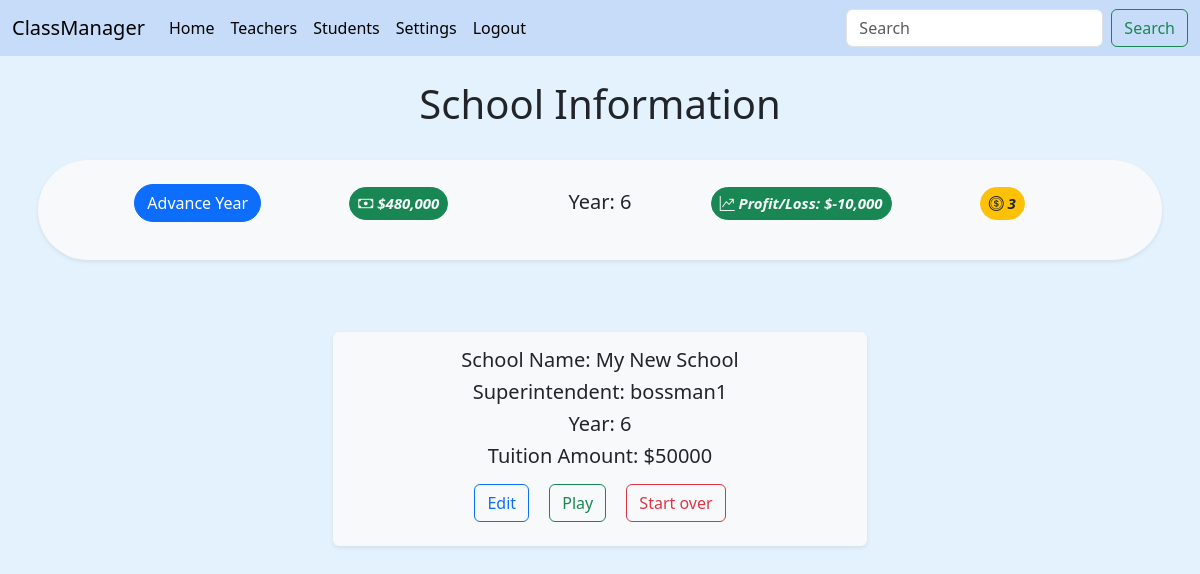
Page /settings (signed in) on the earlier database version.
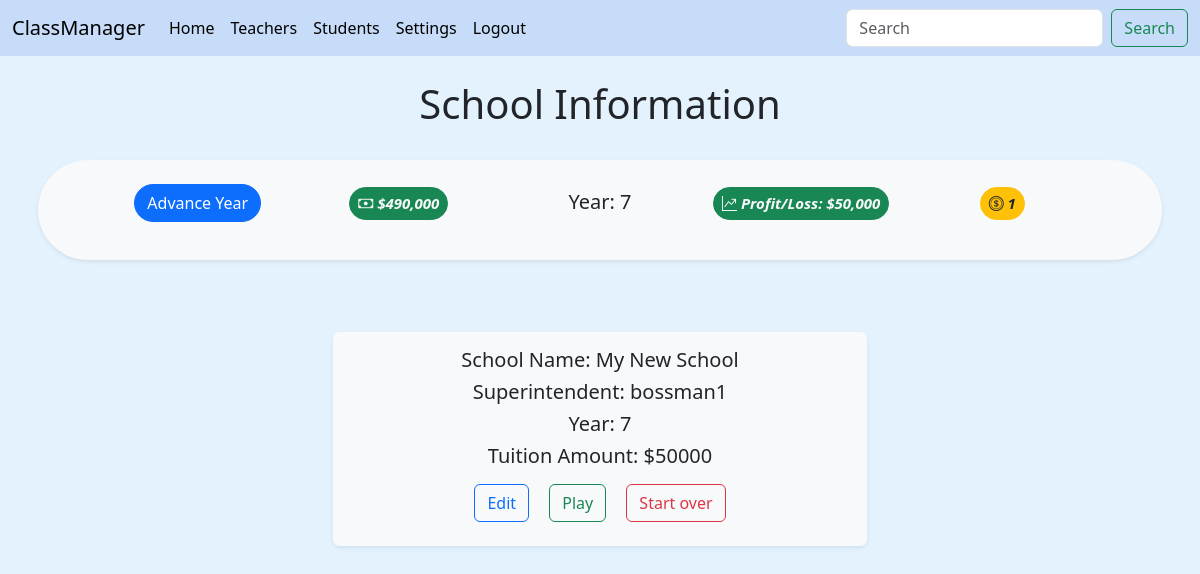
Same page on the later database version.
### main/models.py (models this page shows, shortened)
class School(AbstractUser):
    name = models.CharField(max_length=30, default="My New School")
    year = models.IntegerField(default=1)
    actionTokens = models.IntegerField(default=3)
    money = models.IntegerField(validators=[MinValueValidator(0), MaxValueValidator(1000000000)], blank=True, null=True, default=500000)
    tuition = models.IntegerField(validators=[MinValueValidator(0), MaxValueValidator(100000)], blank=True, null=True, default=50000)
    def checkTokens(self):
        return self.actionTokens

### main/views.py (the view, shortened to what this page needs)
# urls.py: path('settings', views.settings, name='settings'),
@login_required(login_url="main:login_view")
def settings(request):
    school = get_object_or_404(School, id=request.user.id)
    schoolForm = SignUpForm(instance=school)
    costs = computeFinancials(school)
    return render(request, "main/settings.html", {
        'school': school,
        'schoolForm': schoolForm,
        'costs': costs,
    })

### main/forms.py (shortened to what this page needs)
class SignUpForm(UserCreationForm):
        class Meta:
                model = School
                fields = ['username', 'password1', 'password2', 'name', 'tuition']
                widgets = {
                    "sent_to" : forms.TextInput(attrs={'class':'form-control', 'placeholder':""}),
                }

### main/gameFunctions.py (called while the page is built)
def computeFinancials(school):
    teachers = Teacher.objects.filter(school_id=school.id)
    studentCount = Student.objects.filter(school_id=school.id).count()
    tuition = school.tuition
    profit = tuition*studentCount
    losses = sum(teacher.salary for teacher in teachers)
    return profit-losses

### main/templates/main/settings.html (shortened to what this page needs)
{% extends "main/base.html" %}
{% block content %}
{% load static %}
<h1><center>School Information</center></h1>
<br>
{% include 'main/menubar.html' %}
<br>
<div class="container text-center">
    <div class="row justify-content-center">
        <div class="col-md-6 text-center">
            <div id="school-container" class="shadow-sm p-3 mb-5 bg-body-tertiary rounded bg-light">
                {% if school %}
                <h5>School Name: {{school.name}}</h5>
                <h5>Superintendent: {{school.username}}</h5>
                <h5>Year: {{school.year}}</h5>
                <h5>Tuition Amount: ${{school.tuition}}</h5>
                <div id="start_create_school">
                    <button class="m-2 toggler btn btn-outline-primary" id="school">Edit</button>
                    <a href="{% url 'main:home' %}"><button class="m-2 toggler btn btn-outline-success">Play</button></a>
                    <a href="{% url 'main:delete' school.id 'school' %}"><button type="button" class="m-2 btn btn-outline-danger">Start over</button></a>
                </div>
                {% endif %}
            </div>
        </div>
    </div>
</div>
<br>
{% endblock %}

### main/templates/main/menubar.html (shortened to what this page needs)
{% load humanize %}
<div class="row g-2 text-center">
    <div class="badge rounded-pill bg-light text-dark shadow-sm p-3 mb-5 bg-body-tertiary rounded">
    <a class="col-2 m-2 d-inline-flex justify-content-center title-header" href="{% url 'main:nextYear' %}"><button type="button"
        class="btn btn-primary rounded-pill">Advance Year</button></a>
    <h5 class="col-2 m-2 d-inline-flex justify-content-center"><p class="btn btn-success badge rounded-pill text-light token-display float-center p-2" data-bs-toggle="tooltip" data-bs-title="Cash: Your current cash earned from student tuition to allocate toward school operations!"><i class="bi bi-cash">  ${{school.money|intcomma}}</i></p></h5>
    <h5 class="col-2 m-2 d-inline-flex justify-content-center">Year: {{school.year}}</h5>
    <h5 class="col-2 m-2 d-inline-flex justify-content-center"><p class="btn btn-success badge rounded-pill text-light token-display float-center p-2" data-bs-toggle="tooltip" data-bs-title="Profit/Loss: Expected profit or loss at the end of the year!"><i class="bi bi-graph-up-arrow">  Profit/Loss: ${{costs|intcomma}}</i></p></h5>
    <h5 class="col-2 m-2 d-inline-flex justify-content-center"><p class="btn btn-warning badge rounded-pill text-dark token-display float-center p-2" data-bs-toggle="tooltip" data-bs-title="Action Tokens: Creation/training of teachers and students require action tokens!"><i class="bi bi-coin">
        {{school.checkTokens}}</i></p></h5>
  </div></div>

Differences in the rows shown:
changed School "My New School": money "480,000" → "490,000"; year "6" → "7"; checkTokens "3" → "1"
Other differences:
{{ costs|intcomma }}: "-10,000" → "50,000"
